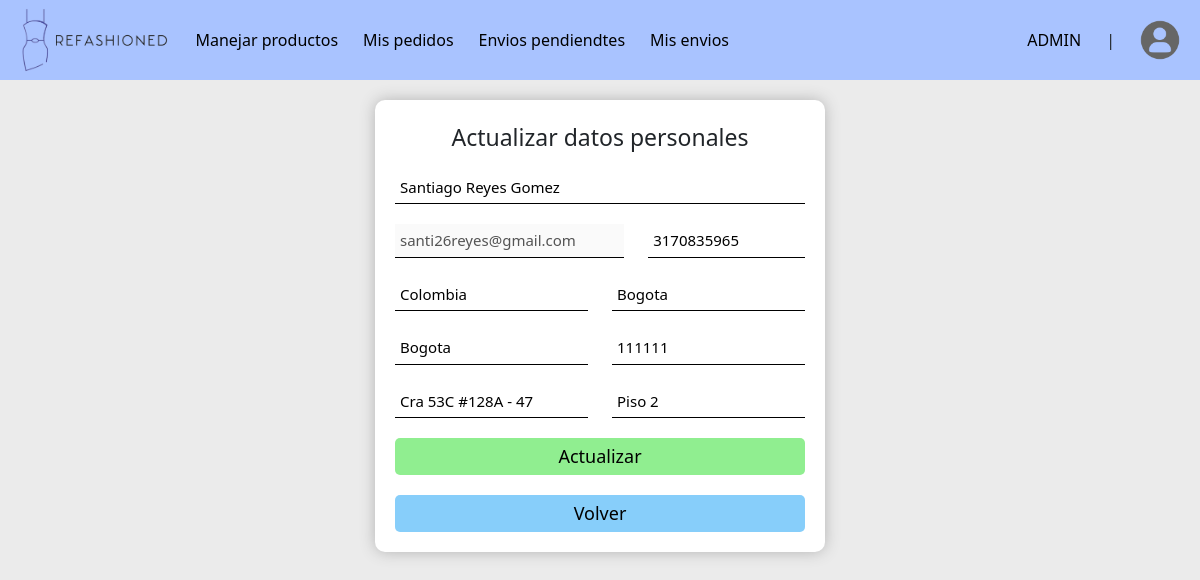
Page /update-account (signed in) on the committed database.
### tables this page shows
CREATE TABLE personas(
        id_persona INTEGER PRIMARY KEY AUTOINCREMENT,
        nombre_persona TEXT NOT NULL,
        numero_telefonico INTEGER NOT NULL,
        tipo_persona TEXT NOT NULL,
        correo_persona TEXT NOT NULL,
        contraseña TEXT NOT NULL
        );

CREATE TABLE direcciones(
        id_direccion INTEGER PRIMARY KEY AUTOINCREMENT,
        pais TEXT NOT NULL,
        ciudad TEXT NOT NULL,
        departamento TEXT NOT NULL,
        codigo_postal INTEGER NOT NULL,
        direccion TEXT NOT NULL,
        complemento TEXT NOT NULL,
        persona_id_persona INTEGER NOT NULL,
        FOREIGN KEY(persona_id_persona) REFERENCES personas(id_persona)
        );

### main.py (the view, shortened to what this page needs)
@app.route('/update-account', methods=['GET', 'POST'])
def updateAccount():
    users = person_cont.formatPersonas(db_controller.get_persona_by_id(session["user_id"]))
    adresses = person_cont.formatDirecciones(db_controller.get_direccion_by_id_persona(session['user_id']))
    return render_template('updateAccount.html', user = users[0], adress = adresses[0])

### data_controllers/person_controller.py (called while the page is built)
def formatPersonas(persons):
    personas = []
    for persona in persons:
        persona = {
            "id_persona": persona[0],
            "nombre_persona": persona[1],
            "numero_telefonico": persona[2],
            "tipo_persona": persona[3],
            "correo_persona": persona[4],
            "contraseña": persona[5]
        }
        personas.append(persona)
    return personas

def formatDirecciones(adresses):
    direcciones = []
    for direccion in adresses:
        direccion = {
            "id_direccion": direccion[0],
            "pais": direccion[1],
            "ciudad": direccion[2],
            "departamento": direccion[3],
            "codigo_postal": direccion[4],
            "direccion": direccion[5],
            "complemento": direccion[6],
            "persona_id_persona": direccion[7]
        }
        direcciones.append(direccion)
    return direcciones

### db/db_connection.py (called while the page is built)
def get_db():
    conn = sqlite3.connect(DATABASE_NAME)
    return conn

### db/db_controller.py (called while the page is built)
def get_persona_by_id(id_persona):
    db = get_db()
    cursor = db.cursor()
    query = "SELECT id_persona, nombre_persona, numero_telefonico, tipo_persona, correo_persona, contraseña FROM personas WHERE id_persona = ?"
    cursor.execute(query, [id_persona])
    return cursor.fetchall()

def get_direccion_by_id_persona(id_persona):
    db = get_db()
    cursor = db.cursor()
    query = "SELECT id_direccion, pais, ciudad, departamento, codigo_postal, direccion, complemento, persona_id_persona FROM direcciones WHERE persona_id_persona = ?"
    cursor.execute(query, [id_persona])
    return cursor.fetchall()

### templates/updateAccount.html (shortened to what this page needs)
{% extends 'home.html' %}
{% block content %}
<div class="container-signin">
    <p>Actualizar datos personales</p>
    <form action="", method="post">
        <div class="row">
            <div class="col">
                <input class="inp-login" type="text" name="name" placeholder="Nombre" value="{{user.nombre_persona}}">
            </div>
        </div>
        <div class="row">
            <div class="col">
                <input class="inp-login" type="email" name="email" placeholder="Correo" value="{{user.correo_persona}}" disabled >
            </div>
            <div class="col-5">
                <input class="inp-login" type="number" name="cellphone" placeholder="Num. telefono" value="{{user.numero_telefonico}}">
            </div>
        </div>
        <div class="row">
            <div class="col">
                <input class="inp-login" type="text" name="country" placeholder="Pais" value="{{adress.pais}}">
            </div>
            <div class="col">
                <input class="inp-login" type="text" name="city" placeholder="Ciudad" value="{{adress.ciudad}}">
            </div>
        </div>
        <div class="row">
            <div class="col">
                <input class="inp-login" type="text" name="department" placeholder="Departamento" value="{{adress.departamento}}">
            </div>
            <div class="col">
                <input class="inp-login" type="text" name="postal_code" placeholder="Codigo postal" value="{{adress.codigo_postal}}">
            </div>
        </div>
        <div class="row">
            <div class="col">
                <input class="inp-login" type="text" name="adress" placeholder="Direccion" value="{{adress.direccion}}">
            </div>
            <div class="col">
                <input class="inp-login" type="text" name="aditional_info" placeholder="Informacion adicional" value="{{adress.complemento}}">
            </div>
        </div>
        <div class="row">
            <div class="col">
                <input class="inp-btn btn-green" type="submit" value="Actualizar">
            </div>
        </div>
        <div class="row">
            <div class="col">
                <a href="/account"><button class="inp-btn btn-blue" type="button">Volver</button></a>
            </div>
        </div>
    </form>
</div>
{% endblock %}

### templates/home.html (shortened to what this page needs)
{% extends 'base.html' %}
{% block navbar %}
<div class="container-page-nav">
    <div class="page-nav">
        <a href="/home"><img src="/static/img/logo_ReFashioned_v2_733.png"></a>
        {% if session['user_type'] == 'CLIENTE' %}
            <a href="/products">Productos</a>
        {% elif session['user_type'] == 'ADMIN' %}
            <a href="/manage-products">Manejar productos</a>
        {% endif %}
        {% if session['user_type'] == 'ADMIN' %}
            <a href="/orders">Mis pedidos</a>
            <a href="/manage-shipments">Envios pendiendtes</a>
        {% endif %}
        {% if session['user_type'] == 'CLIENTE' or session['user_type'] == 'ADMIN' %}
            <a href="/shipments">Mis envios</a>
        {% endif %}
        <a class="nav-user-type" href="/account">{{session['user_type']}}</a>
        <label for="">|</label>
        <a class="nav-account" href="/account"><img class='avatar' src='static/img/avatar.png' alt='Profile'></img></a>
    </div>
</div>
{% endblock %}

### static/css/style.css (style rules this page uses)
* { box-sizing: border-box; }
:root { --white: white; --gray-box-shadow: #B8B8B8; }
.container-login, .container-signin { width: 100%; max-width: 350px; padding: 20px 20px 0 20px; border-radius: 10px; margin: auto; text-align: center; background-color: white; box-shadow: 0px 0px 15px 0px rgb(180, 180, 180); }
.container-signin { width: 100%; max-width: 450px; }
.container-login p, .container-signin p { font-size: 23px; }
.container-login input, .container-login button, .container-signin input, .container-signin button { font-size: 15px; width: 100%; margin-bottom: 20px; padding: 5px; border: 0; border-bottom: 1px solid rgb(0, 0, 0); }
.container-login .inp-btn, .container-signin .inp-btn { font-size: 18px; border: 0; border-radius: 5px; }
.container-login .btn-green, .container-signin .btn-green { background-color: lightgreen; }
.container-login .btn-blue, .container-signin .btn-blue { background-color: lightskyblue; }
.container-page-nav { height: 80px; background-color: rgb(169, 195, 255); }
.page-nav { display: flex; align-items: center; height: 80px; gap: 25px; padding: 0 20px; }
.page-nav img { height: 70px; }
.page-nav a { text-decoration: none; color: black; }
.page-nav .nav-user-type { margin-left: auto; }
.page-nav .avatar { width: 40px; height: 40px; }
.page-nav, .container-content, .div-portada { margin: auto; }
.page-nav, .img-portada { width: 100%; }
@media only screen and (min-width: 1200px) { .page-nav, .container-content, .div-portada { max-width: 1500px; } }

### rows in the picture
personas: user_type "ADMIN", name "Santiago Reyes Gomez", email "santi26reyes@gmail.com", cellphone "3170835965"
direcciones: country "Colombia", city "Bogota", department "Bogota", postal_code "111111", adress "Cra 53C #128A - 47", aditional_info "Piso 2"
